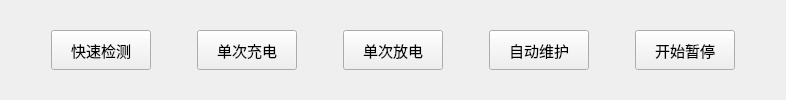
     <widget class="QWidget" name="widget_3" native="true">
      <layout class="QHBoxLayout" name="horizontalLayout_4">
       <item>
        <spacer name="horizontalSpacer_13">
         <property name="orientation">
          <enum>Qt::Horizontal</enum>
         </property>
         <property name="sizeHint" stdset="0">
          <size>
           <width>40</width>
           <height>20</height>
          </size>
         </property>
        </spacer>
       </item>
       <item>
        <widget class="QWidget" name="ButtonWidget" native="true">
         <layout class="QHBoxLayout" name="horizontalLayout">
          <property name="leftMargin">
           <number>0</number>
          </property>
          <property name="topMargin">
           <number>0</number>
          </property>
          <property name="rightMargin">
           <number>0</number>
          </property>
          <property name="bottomMargin">
           <number>0</number>
          </property>
          <item>
           <widget class="QPushButton" name="btnQuickCheck">
            <property name="sizePolicy">
             <sizepolicy hsizetype="Preferred" vsizetype="Fixed">
              <horstretch>0</horstretch>
              <verstretch>0</verstretch>
             </sizepolicy>
            </property>
            <property name="minimumSize">
             <size>
              <width>100</width>
              <height>40</height>
             </size>
            </property>
            <property name="font">
             <font>
              <pointsize>11</pointsize>
             </font>
            </property>
            <property name="text">
             <string>快速检测</string>
            </property>
           </widget>
          </item>
          <item>
           <spacer name="horizontalSpacer_9">
            <property name="orientation">
             <enum>Qt::Horizontal</enum>
            </property>
            <property name="sizeHint" stdset="0">
             <size>
              <width>40</width>
              <height>20</height>
             </size>
            </property>
           </spacer>
          </item>
          <item>
           <widget class="QPushButton" name="btnChargeOnce">
            <property name="sizePolicy">
             <sizepolicy hsizetype="Preferred" vsizetype="Fixed">
              <horstretch>0</horstretch>
              <verstretch>0</verstretch>
             </sizepolicy>
            </property>
            <property name="minimumSize">
             <size>
              <width>100</width>
              <height>40</height>
             </size>
            </property>
            <property name="font">
             <font>
              <pointsize>11</pointsize>
             </font>
            </property>
            <property name="text">
             <string>单次充电</string>
            </property>
           </widget>
          </item>
          <item>
           <spacer name="horizontalSpacer_10">
            <property name="orientation">
             <enum>Qt::Horizontal</enum>
            </property>
            <property name="sizeHint" stdset="0">
             <size>
              <width>40</width>
              <height>20</height>
             </size>
            </property>
           </spacer>
          </item>
          <item>
           <widget class="QPushButton" name="btnDischargeOnce">
            <property name="sizePolicy">
             <sizepolicy hsizetype="Preferred" vsizetype="Fixed">
              <horstretch>0</horstretch>
              <verstretch>0</verstretch>
             </sizepolicy>
            </property>
            <property name="minimumSize">
             <size>
              <width>100</width>
              <height>40</height>
             </size>
            </property>
            <property name="font">
             <font>
              <pointsize>11</pointsize>
             </font>
            </property>
            <property name="text">
             <string>单次放电</string>
            </property>
           </widget>
          </item>
          <item>
           <spacer name="horizontalSpacer_11">
            <property name="orientation">
             <enum>Qt::Horizontal</enum>
            </property>
            <property name="sizeHint" stdset="0">
             <size>
              <width>40</width>
              <height>20</height>
             </size>
            </property>
           </spacer>
          </item>
          <item>
           <widget class="QPushButton" name="btnMaintain">
            <property name="sizePolicy">
             <sizepolicy hsizetype="Preferred" vsizetype="Fixed">
              <horstretch>0</horstretch>
              <verstretch>0</verstretch>
             </sizepolicy>
            </property>
            <property name="minimumSize">
             <size>
              <width>100</width>
              <height>40</height>
             </size>
            </property>
            <property name="font">
             <font>
              <pointsize>11</pointsize>
             </font>
            </property>
            <property name="text">
             <string>自动维护</string>
            </property>
           </widget>
          </item>
          <item>
           <spacer name="horizontalSpacer_12">
            <property name="orientation">
             <enum>Qt::Horizontal</enum>
            </property>
            <property name="sizeHint" stdset="0">
             <size>
              <width>40</width>
              <height>20</height>
             </size>
            </property>
           </spacer>
          </item>
          <item>
           <widget class="QPushButton" name="btnPauseResume">
            <property name="sizePolicy">
             <sizepolicy hsizetype="Preferred" vsizetype="Fixed">
              <horstretch>0</horstretch>
              <verstretch>0</verstretch>
             </sizepolicy>
            </property>
            <property name="minimumSize">
             <size>
              <width>100</width>
              <height>40</height>
             </size>
            </property>
            <property name="font">
             <font>
              <pointsize>11</pointsize>
             </font>
            </property>
            <property name="text">
             <string>开始暂停</string>
            </property>
           </widget>
          </item>
         </layout>
        </widget>
       </item>
       <item>
        <spacer name="horizontalSpacer_7">
         <property name="orientation">
          <enum>Qt::Horizontal</enum>
         </property>
         <property name="sizeHint" stdset="0">
          <size>
           <width>40</width>
           <height>20</height>
          </size>
         </property>
        </spacer>
       </item>
      </layout>
     </widget>
